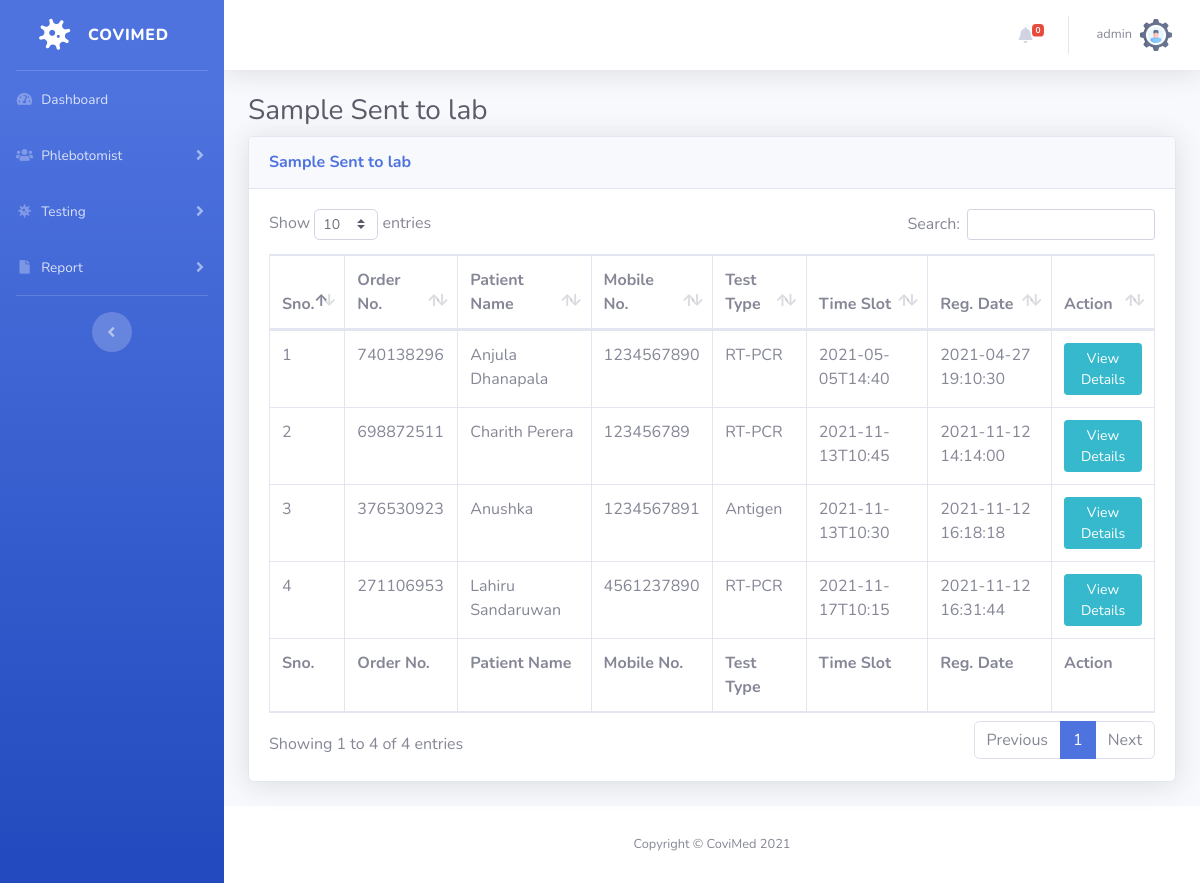
Page /covid-tms/samplesent-lab-test.php (signed in) on the committed database.
### tables this page shows
CREATE TABLE `tbltestrecord` (
  `id` int(11) NOT NULL,
  `OrderNumber` bigint(14) DEFAULT NULL,
  `PatientMobileNumber` bigint(14) DEFAULT NULL,
  `TestType` varchar(100) DEFAULT NULL,
  `TestTimeSlot` varchar(120) DEFAULT NULL,
  `ReportStatus` varchar(100) DEFAULT NULL,
  `FinalReport` varchar(150) DEFAULT NULL,
  `ReportUploadTime` varchar(200) DEFAULT NULL,
  `RegistrationDate` timestamp NULL DEFAULT current_timestamp(),
  `AssignedtoEmpId` varchar(150) DEFAULT NULL,
  `AssigntoName` varchar(180) DEFAULT NULL,
  `AssignedTime` varchar(100) DEFAULT NULL
);

CREATE TABLE `tblpatients` (
  `id` int(11) NOT NULL,
  `FullName` varchar(120) DEFAULT NULL,
  `MobileNumber` bigint(12) DEFAULT NULL,
  `DateOfBirth` date DEFAULT NULL,
  `GovtIssuedId` varchar(150) DEFAULT NULL,
  `GovtIssuedIdNo` varchar(150) DEFAULT NULL,
  `FullAddress` varchar(255) DEFAULT NULL,
  `RegistrationDate` timestamp NOT NULL DEFAULT current_timestamp(),
  `Province` varchar(200) DEFAULT NULL
);

### covid-tms/samplesent-lab-test.php (the view, shortened to what this page needs)
<?php session_start();
include_once('includes/config.php');
if (strlen($_SESSION['aid']==0)) {
  header('location:logout.php');
  } else{
?>
<!DOCTYPE html>
<html lang="en">
<head>
    <link href="vendor/fontawesome-free/css/all.min.css" rel="stylesheet" type="text/css">
    <link href="css/sb-admin-2.min.css" rel="stylesheet">
    <link href="vendor/datatables/dataTables.bootstrap4.min.css" rel="stylesheet">
</head>
<body id="page-top">
    <div id="wrapper">
  <?php include_once('includes/sidebar.php');?>
        <div id="content-wrapper" class="d-flex flex-column">
            <div id="content">
<?php include_once('includes/topbar.php');?>
                <div class="container-fluid">
                    <h1 class="h3 mb-2 text-gray-800">Sample Sent to lab</h1>
                    <div class="card shadow mb-4">
                        <div class="card-header py-3">
                            <h6 class="m-0 font-weight-bold text-primary">Sample Sent to lab</h6>
                        </div>
                        <div class="card-body">
                            <div class="table-responsive">
                                <form name="assignto" method="post">
                    <table class="table table-bordered" id="dataTable" width="100%" cellspacing="0">
                                    <thead>
                                        <tr>
                                            <th>Sno.</th>
                                            <th>Order No.</th>
                                            <th>Patient Name</th>
                                            <th>Mobile No.</th>
                                            <th>Test Type</th>
                                            <th>Time Slot</th>
                                            <th>Reg. Date</th>
                                            <th>Action</th>
                                        </tr>
                                    </thead>
                                      <tfoot>
                                            <tr>
                                            <th>Sno.</th>
                                            <th>Order No.</th>
                                            <th>Patient Name</th>
                                            <th>Mobile No.</th>
                                            <th>Test Type</th>
                                            <th>Time Slot</th>
                                            <th>Reg. Date</th>
                                            <th>Action</th>
                                        </tr>
                                    </tfoot>
                                    <tbody>
<?php $query=mysqli_query($con,"select tbltestrecord.OrderNumber,tblpatients.FullName,tblpatients.MobileNumber,tbltestrecord.TestType,tbltestrecord.TestTimeSlot,tbltestrecord.RegistrationDate,tbltestrecord.id as testid from tbltestrecord
join tblpatients on tblpatients.MobileNumber=tbltestrecord.PatientMobileNumber
where ReportStatus='Sent to Lab'
    ");
$cnt=1;
while($row=mysqli_fetch_array($query)){
?>
                                        <tr>
                                            <td><?php echo $cnt;?></td>
                                            <td><?php echo $row['OrderNumber'];?></td>
                                            <td><?php echo $row['FullName'];?></td>
                                            <td><?php echo $row['MobileNumber'];?></td>
                                            <td><?php echo $row['TestType'];?></td>
                                            <td><?php echo $row['TestTimeSlot'];?></td>
                                             <td><?php echo $row['RegistrationDate'];?></td>
                                            <td>
                                <a href="test-details.php?tid=<?php echo $row['testid'];?>&&oid=<?php echo $row['OrderNumber'];?>" class="btn btn-info btn-sm">View Details</a>
                            </td>
                                        </tr>
<?php $cnt++;} ?>
                                    </tbody>
                                </table>
                                     </form>
                            </div>
                        </div>
                    </div>
                </div>
            </div>
    <?php include_once('includes/footer.php');?>
        </div>
    </div>
</body>
</html>
<?php } ?>

### covid-tms/includes/topbar.php (shortened to what this page needs)
      <nav class="navbar navbar-expand navbar-light bg-white topbar mb-4 static-top shadow">
            <?php if($_SESSION['aid']):?>
                    <ul class="navbar-nav ml-auto">
<?php $query=mysqli_query($con,"select * from tbltestrecord where ReportStatus is null");
$count=mysqli_num_rows($query);
?>
                        <li class="nav-item dropdown no-arrow mx-1">
                            <a class="nav-link dropdown-toggle" href="#" id="alertsDropdown" role="button"
                                data-toggle="dropdown" aria-haspopup="true" aria-expanded="false">
                                <i class="fas fa-bell fa-fw"></i>
                                <span class="badge badge-danger badge-counter"><?php echo $count;?></span>
                            </a>
                        </li>
                        <li class="nav-item dropdown no-arrow">
                            <a class="nav-link dropdown-toggle" href="#" id="userDropdown" role="button"
                                data-toggle="dropdown" aria-haspopup="true" aria-expanded="false">
                <?php
$adid=$_SESSION['aid'];
$ret1=mysqli_query($con,"select AdminName from tbladmin where ID='$adid'");
while($row1=mysqli_fetch_array($ret1)){
?>
                                <span class="mr-2 d-none d-lg-inline text-gray-600 small"><?php  echo $row1['AdminName'];?></span>
                           <?php } ?>
                                <img class="img-profile rounded-circle"
                                    src="img/admin.png">
                            </a>
                        </li>
                    </ul>
                <?php endif;?>
                </nav>

### rows in the picture
tbltestrecord: OrderNumber "740138296", tblpatients.FullName "Anjula Dhanapala", tblpatients.MobileNumber "1234567890", TestType "RT-PCR", TestTimeSlot "2021-05-05T14:40", RegistrationDate "2021-04-27 19:10:30"
tbltestrecord: OrderNumber "698872511", tblpatients.FullName "Charith Perera", tblpatients.MobileNumber "123456789", TestType "RT-PCR", TestTimeSlot "2021-11-13T10:45", RegistrationDate "2021-11-12 14:14:00"
tbltestrecord: OrderNumber "376530923", tblpatients.FullName "Anushka", tblpatients.MobileNumber "1234567891", TestType "Antigen", TestTimeSlot "2021-11-13T10:30", RegistrationDate "2021-11-12 16:18:18"
tbltestrecord: OrderNumber "271106953", tblpatients.FullName "Lahiru Sandaruwan", tblpatients.MobileNumber "4561237890", TestType "RT-PCR", TestTimeSlot "2021-11-17T10:15", RegistrationDate "2021-11-12 16:31:44"

### other values in the picture
$count "0"
$row1['AdminName'] "admin"
